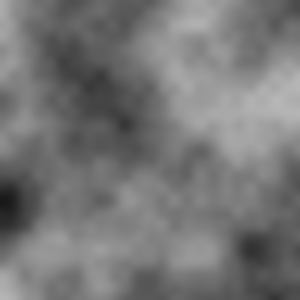
Frame 1 (no input)
Frame 60 (no input): identical to frame 1, image omitted
Frame 120 (the mouse pressed at the canvas centre since frame 60): identical to frame 1, image omitted

The p5.js sketch that drew this single still picture (run headless with seeded random() and noise() and a simulated clock; from frame 60 on, the mouse is pressed at the canvas centre):

// p5.js sketch
// ── sketch.js
let inc = 0.01;

function setup() {
  createCanvas(300, 300);
  pixelDensity(1);
}

function draw() {
  let yoff = 0;
  loadPixels();
  for (let y = 0; y < height; y++) {
    let xoff = 0;
    for (let x = 0; x < width; x++) {
      let index = (x + y * width) * 4;
      // let r = random(255);
      
      let r = map(noise(xoff, yoff), 0, 1, 0, 255);
      pixels[index + 0] = r;
      pixels[index + 1] = r;
      pixels[index + 2] = r;
      pixels[index + 3] = 255;

      xoff += inc;
    }
    yoff += inc;
  }
  updatePixels();
  
}
